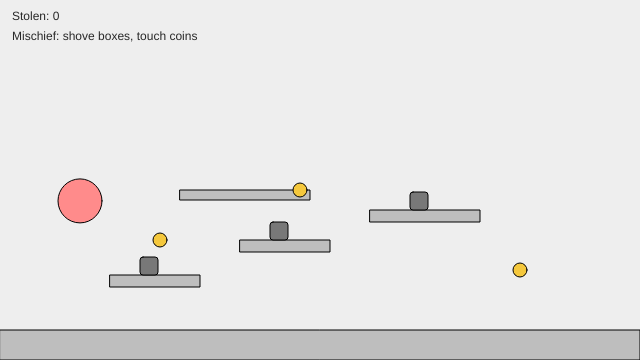
Frame 1 (no input)
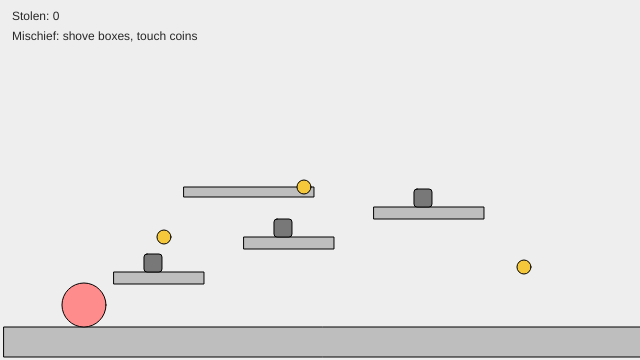
Frame 60 (no input)
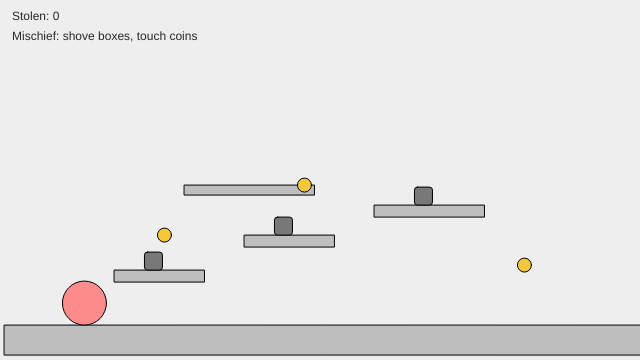
Frame 120 (the mouse pressed at the canvas centre since frame 60)

The p5.js sketch that drew these frames (run headless with seeded random() and noise() and a simulated clock; from frame 60 on, the mouse is pressed at the canvas centre):

// p5.js sketch
// ── sketch.js
// Emotion: Frustration
// Mischief: push boxes, steal coins

let blob;
let platforms = [];
let boxes = [];
let coins = [];
let stolen = 0;
let shake = 0;

function setup() {
  createCanvas(640, 360);

  blob = {
    x: 80,
    y: 200,
    r: 22,
    vx: 0,
    vy: 0,
    onGround: false
  };

  const floorY = height - 30;

  // Platforms (annoying steps + low ceiling)
  platforms = [
    { x: 0, y: floorY, w: width, h: height - floorY }, // floor
    { x: 110, y: floorY - 55, w: 90, h: 12 },
    { x: 240, y: floorY - 90, w: 90, h: 12 },
    { x: 370, y: floorY - 120, w: 110, h: 12 },
    { x: 180, y: floorY - 140, w: 130, h: 10 }, // low ceiling bonk
  ];

  boxes = [
    makeBox(140, floorY - 55 - 18, 18),
    makeBox(270, floorY - 90 - 18, 18),
    makeBox(410, floorY - 120 - 18, 18),
  ];

  // Coins for stealing
  coins = [
    makeCoin(160, floorY - 90, 7),
    makeCoin(300, floorY - 140, 7),
    makeCoin(520, floorY - 60, 7),
  ];
}

function draw() {
  background(238);

  // shake
  push();
  translate(random(-shake, shake), random(-shake, shake));
  shake *= 0.85;

  // platforms
  fill(190);
  for (const p of platforms) rect(p.x, p.y, p.w, p.h);

  // boxes
  updateBoxes();
  drawBoxes();

  // coins
  drawCoins();

  // blob physics
  handleInput();
  blob.vy += 0.9; // heavy gravity

  // move X then collide
  blob.x += blob.vx;
  collideX();

  // move Y then collide
  blob.y += blob.vy;
  blob.onGround = false;
  collideY();

    blob.vx *= blob.onGround ? 0.78 : 0.93;

  // blob draw (change colour when going faster)
  const speed = constrain(abs(blob.vx) + abs(blob.vy) * 0.15, 0, 8);
  fill(255, 140 - speed * 10, 140 - speed * 10);
  circle(blob.x, blob.y, blob.r * 2);

  pop();

  fill(40);
  text(`Stolen: ${stolen}`, 12, 20);
  text(`Mischief: shove boxes, touch coins`, 12, 40);
}

function handleInput() {
  let move = 0;
  if (keyIsDown(65) || keyIsDown(LEFT_ARROW)) move -= 1;
  if (keyIsDown(68) || keyIsDown(RIGHT_ARROW)) move += 1;

  blob.vx += move * 0.8;
  blob.vx = constrain(blob.vx, -5.2, 5.2);

  // snappy accel
  blob.vx += move * 0.8;

  // hard stop 
  blob.vx *= blob.onGround ? 0.78 : 0.93;

  blob.vx = constrain(blob.vx, -5.2, 5.2);
}

function keyPressed() {
  // jump
  if ((key === " " || keyCode === UP_ARROW || keyCode === 87) && blob.onGround) {
    blob.vy = -10.2;
    blob.onGround = false;
  }
}

// ----- collisions ------

function collideX() {
  for (const p of platforms) {
    if (circleRect(blob.x, blob.y, blob.r, p.x, p.y, p.w, p.h)) {
      // knockback
      blob.x -= blob.vx;
      blob.vx *= -0.4;
      shake = max(shake, 5);
    }
  }
}

function collideY() {
  for (const p of platforms) {
    if (circleRect(blob.x, blob.y, blob.r, p.x, p.y, p.w, p.h)) {
      // if falling, land
      if (blob.vy > 0) {
        blob.y = p.y - blob.r;
        blob.vy = 0;
        blob.onGround = true;
      } else {
        //bonk
        blob.y -= blob.vy;
        blob.vy = 1.5;
        shake = max(shake, 6);
      }
    }
  }
}

function circleRect(cx, cy, cr, rx, ry, rw, rh) {
  const testX = constrain(cx, rx, rx + rw);
  const testY = constrain(cy, ry, ry + rh);
  const dx = cx - testX;
  const dy = cy - testY;
  return dx * dx + dy * dy <= cr * cr;
}

// ----- Mischief -----

function makeBox(x, y, s) {
  return { x, y, s, vx: 0, vy: 0 };
}

function updateBoxes() {
  for (const b of boxes) {
    // shove if blob touches
    if (dist(blob.x, blob.y, b.x + b.s / 2, b.y + b.s / 2) < blob.r + b.s * 0.6) {
      b.vx += (blob.vx * 0.6) + (blob.x < b.x ? 0.6 : -0.6);
      shake = max(shake, 3);
    }

    // gravity
    b.vy += 0.8;
    b.x += b.vx;
    b.y += b.vy;

    // friction
    b.vx *= 0.9;

    // collide with platforms
    for (const p of platforms) {
      if (rectRect(b.x, b.y, b.s, b.s, p.x, p.y, p.w, p.h)) {
        // only handle landing simply
        b.y = p.y - b.s;
        b.vy = 0;
      }
    }
  }
}

function drawBoxes() {
  fill(120);
  for (const b of boxes) rect(b.x, b.y, b.s, b.s, 3);
}

function makeCoin(x, y, r) {
  return { x, y, r, taken: false };
}

function drawCoins() {
  for (const c of coins) {
    if (c.taken) continue;

    // steal if touch
    if (dist(blob.x, blob.y, c.x, c.y) < blob.r + c.r) {
      c.taken = true;
      stolen += 1;
      shake = max(shake, 4);
      continue;
    }

    fill(245, 200, 60);
    circle(c.x, c.y, c.r * 2);
  }
}

function rectRect(x1, y1, w1, h1, x2, y2, w2, h2) {
  return (
    x1 < x2 + w2 &&
    x1 + w1 > x2 &&
    y1 < y2 + h2 &&
    y1 + h1 > y2
  );
}
